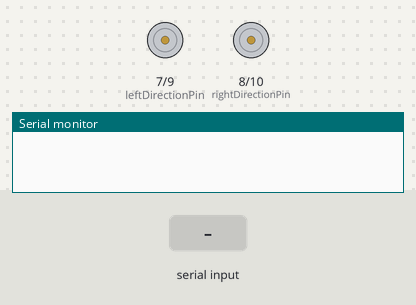
Bench run of a sketch on a simulated Arduino Uno, built with avr-gcc and run on an emulated ATmega328P. Shown: direction and speed pins drawn as motors (green arrow = direction pin HIGH = forward, orange = LOW = backward, longer = more drive), the last lines printed to the serial monitor. Inputs (shaded band) come from the test bench.

Above: at 1.2 s.
1.3 s: "w" received over Serial
2.8 s: "s" received over Serial
At 3.9 s:
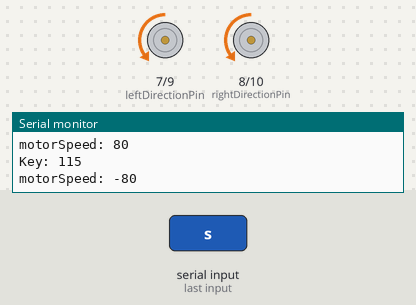
4.3 s: "w" received over Serial
At 5.1 s:
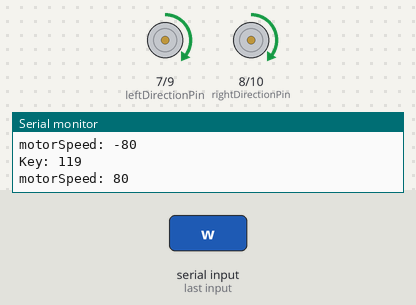
5.8 s: "a" received over Serial
At 6.2 s:
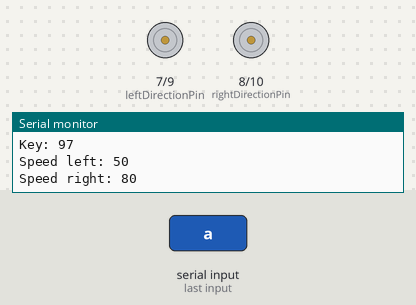
7.3 s: "d" received over Serial
At 8.5 s:
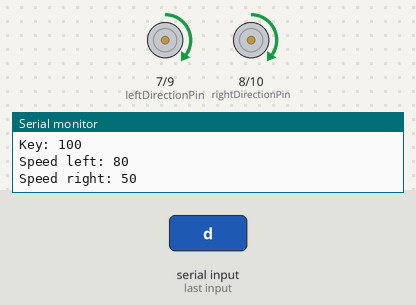
8.8 s: "a" received over Serial
At 9.7 s:
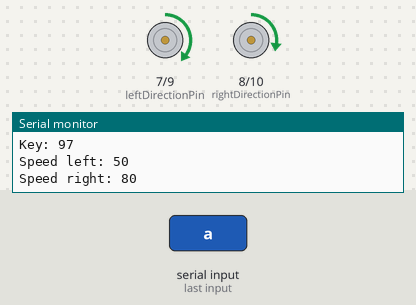
Timing chart, 0 to 11.3 s (numbered marks = the images above; inputs shaded):
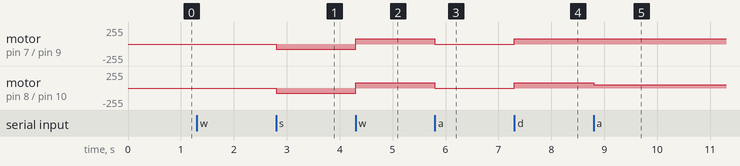

Measured:
- after the input at 2.8 s, motor on pin 7 (leftDirectionPin) / pin 9 (leftSpeedPin), motor on pin 8 (rightDirectionPin) / pin 10 (rightSpeedPin): stopped → backward 80/255 at once
- after the input at 4.3 s, motor on pin 7 (leftDirectionPin) / pin 9 (leftSpeedPin), motor on pin 8 (rightDirectionPin) / pin 10 (rightSpeedPin): backward 80/255 → forward 80/255 at once
- after the input at 5.8 s, motor on pin 7 (leftDirectionPin) / pin 9 (leftSpeedPin), motor on pin 8 (rightDirectionPin) / pin 10 (rightSpeedPin): forward 80/255 → stopped at once
- after the input at 7.3 s, motor on pin 7 (leftDirectionPin) / pin 9 (leftSpeedPin), motor on pin 8 (rightDirectionPin) / pin 10 (rightSpeedPin): stopped → forward 80/255 at once
- after the input at 8.8 s, motor on pin 8 (rightDirectionPin) / pin 10 (rightSpeedPin): forward 80/255 → forward 50/255 at once

The sketch:

Dagu_Motor_Mini_Driver.ino
```cpp
//Arduino sketch for the mini motor driver (using the keys w, a, s, d and p)

#define baudRate 115200

//Setup pins for SN754410 Motor chip
int leftDirectionPin = 7;    //Left motor Direction
int leftSpeedPin = 9;        //Left motor Speed
int rightDirectionPin = 8;   //Right motor Direction
int rightSpeedPin = 10;      //Right motor Speed

int motorSpeed = 0;
int motorSpeedAbsolut = 0;

int leftMotorSpeed = 0;
int leftMotorSpeedAbsolut = 0;

int rightMotorSpeed = 0;
int rightMotorSpeedAbsolut = 0;

unsigned char data_packet[1];
unsigned int packet_index=0;

void setup()
{
  Serial.begin(baudRate);  //use the baud rate your bluetooth module is configured to

  pinMode(leftDirectionPin, OUTPUT);
  pinMode(rightDirectionPin, OUTPUT);
  pinMode(leftSpeedPin, OUTPUT);
  pinMode(rightSpeedPin, OUTPUT);
}

void loop()
{
  if (Serial.available() > 0)  //check if data has been sent from the computer
  {
    data_packet[packet_index] = Serial.read();  //read the most recent byte
    Serial.print("Key: ");
    Serial.println(data_packet[packet_index]);  //ohne die Zeile wäre im Terminal nicht sichtbar, welche Tasten ich selbst eingebe

    packet_index++;
    if(packet_index==1)  //full packet received
    {
      process_packet();
    }
  }
}

void process_packet()
{
  //Serial.println(data_packet[0]);  //Ausgabe des einzelnen Bytes

  packet_index=0;

  motorSpeedAbsolut = abs(motorSpeed);
  leftMotorSpeedAbsolut = abs(leftMotorSpeed);
  rightMotorSpeedAbsolut = abs(rightMotorSpeed);

  if((data_packet[0]==119) || (data_packet[0]==115))  // wurde w oder s gedrückt?
  {
    if(data_packet[0]==119)  //wurde w gedrückt?
    {
      //motorSpeed=motorSpeed+20;
      motorSpeed = 80;
      motorSpeed = constrain(motorSpeed, -240, 240);

      if(motorSpeed >0)  //vorwärts
      {
        digitalWrite(leftDirectionPin, HIGH);
        digitalWrite(rightDirectionPin, HIGH);
      }
      else  //rückwärts
      {
        digitalWrite(leftDirectionPin, LOW);
        digitalWrite(rightDirectionPin, LOW);
      }
      analogWrite(leftSpeedPin, motorSpeedAbsolut);
      analogWrite(rightSpeedPin, motorSpeedAbsolut);
    }

    else  //es wurde s gedrückt
    {
      //motorSpeed=motorSpeed-20;
      motorSpeed = -80;
      motorSpeed = constrain(motorSpeed, -240, 240);

      if(motorSpeed >0)  //vorwärts
      {
        digitalWrite(leftDirectionPin, HIGH);
        digitalWrite(rightDirectionPin, HIGH);
      }
      else  //rückwärts
      {
        digitalWrite(leftDirectionPin, LOW);
        digitalWrite(rightDirectionPin, LOW);
      }
      analogWrite(leftSpeedPin, motorSpeedAbsolut);
      analogWrite(rightSpeedPin, motorSpeedAbsolut);
    }

    //leftMotorSpeed = motorSpeed;
    //rightMotorSpeed = motorSpeed;

    Serial.print("motorSpeed: ");
    Serial.print(motorSpeed);
    Serial.println();
  }

  if((data_packet[0]==97) || (data_packet[0]==100))  // wurde a oder d gedrückt? (für links oder rechts)
  {
    if(data_packet[0]==97)  //wurde a gedrückt?
    {
      leftMotorSpeed = constrain(leftMotorSpeed, -240, 240);

      if(motorSpeed >= 0)  //vorwärts
      {
        //leftMotorSpeed = leftMotorSpeed -20;
        leftMotorSpeed =50;
        rightMotorSpeed = 80;

        analogWrite(leftSpeedPin, leftMotorSpeedAbsolut);
        analogWrite(rightSpeedPin, rightMotorSpeedAbsolut);
      }
      else  //rückwärts
      {
        //leftMotorSpeed = leftMotorSpeed +20;
        leftMotorSpeed = -50;
        rightMotorSpeed = -80;

        analogWrite(leftSpeedPin, leftMotorSpeedAbsolut);
        analogWrite(rightSpeedPin, rightMotorSpeedAbsolut);
      }
      //analogWrite(leftSpeedPin, motorSpeedAbsolut);
      //analogWrite(rightSpeedPin, motorSpeedAbsolut);

      Serial.print("Speed left: ");
      Serial.print(leftMotorSpeed);
      Serial.println();

      Serial.print("Speed right: ");
      Serial.print(rightMotorSpeed);
      Serial.println();
    }

    else  //es wurde d gedrückt
    {
      rightMotorSpeed = constrain(rightMotorSpeed, -240, 240);

      if(motorSpeed >= 0)  //vorwärts
      {
        //rightMotorSpeed = rightMotorSpeed -20;
        rightMotorSpeed = 50;
        leftMotorSpeed = 80;

        analogWrite(rightSpeedPin, rightMotorSpeedAbsolut);
        analogWrite(leftSpeedPin, leftMotorSpeedAbsolut);
      }
      else  //rückwärts
      {
        //rightMotorSpeed = rightMotorSpeed +20;
        rightMotorSpeed = -50;
        leftMotorSpeed = -80;

        analogWrite(rightSpeedPin, rightMotorSpeedAbsolut);
        analogWrite(leftSpeedPin, leftMotorSpeedAbsolut);
      }
      //analogWrite(leftSpeedPin, motorSpeedAbsolut);
      //analogWrite(rightSpeedPin, motorSpeedAbsolut);

      Serial.print("Speed left: ");
      Serial.print(leftMotorSpeed);
      Serial.println();

      Serial.print("Speed right: ");
      Serial.print(rightMotorSpeed);
      Serial.println();
    }
  }


  if(data_packet[0]==112) // wurde p für PAUSE gedrückt?
  {
    motorSpeed = 0;

    analogWrite(leftSpeedPin, motorSpeedAbsolut);
    analogWrite(rightSpeedPin, motorSpeedAbsolut);
  }
}

/*
    w  =  119
    a  =  97
    s  =  115
    d  =  100
    p  =  112
*/
```
